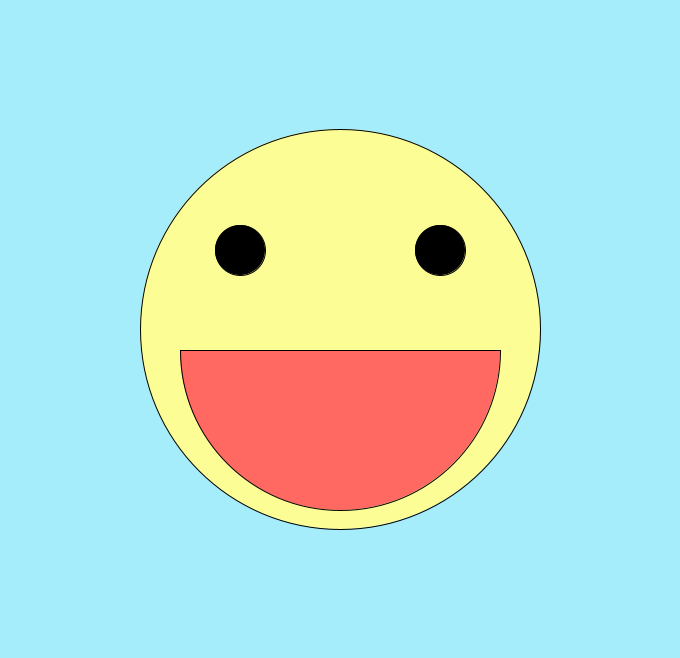
Frame 1 (no input)
Frame 60 (the mouse pressed at the canvas centre just before this capture): identical to frame 1, image omitted
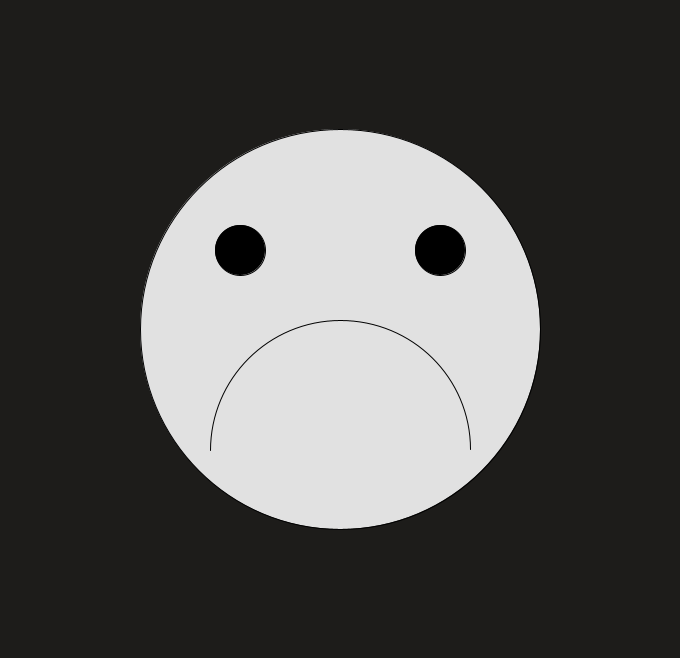
Frame 120 (the mouse held since frame 60 and released just before this capture)

The Processing sketch that drew these frames (run headless with seeded random() and noise(); from frame 60 on, the mouse is pressed at the canvas centre):

// Processing sketch: first_sketch
// ── first_sketch.pde
void setup() {
  size(680, 658);
  background(255);
}
void draw() {
  
   if (mousePressed) {
    background(29,28,26);
    fill(225);
    circle(340,329,400);
    arc(340, 450, 260, 260, PI, TWO_PI);
    fill(0);
    circle(240,250,50);
    circle(440,250,50);
  
   }
   else {
    background(165, 237, 250);
    fill(253,253,150);
    circle(340,329,400);
    fill(255,105,97);
    arc(340, 350, 320, 320, 0, PI, PIE);
    fill(0);
    circle(240,250,50);
    circle(440,250,50);

   }
}
